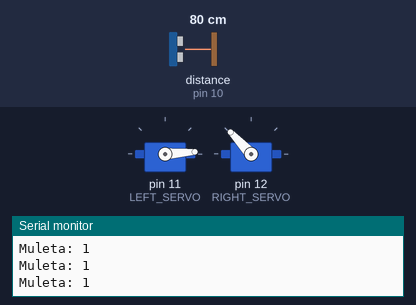
Recording of a sketch running on a simulated Arduino Uno, built with avr-gcc and run on an emulated ATmega328P. On the bench: 2 × servo, the last lines printed to the serial monitor. Wiring (inferred from the names in the program): ultrasonic range finder: trigger pin 9; echo pin 10. Inputs (shaded band) come from the test bench; at power-on: distance to the obstacle (sensor on pin 10) 80 cm. The echo pulse lasts 58.3 µs per cm.

Above: at 10.2 s.
10.3 s: distance to the obstacle (sensor on pin 10) set to 57 cm
13.3 s: distance to the obstacle (sensor on pin 10) set to 47 cm
At 15.7 s:
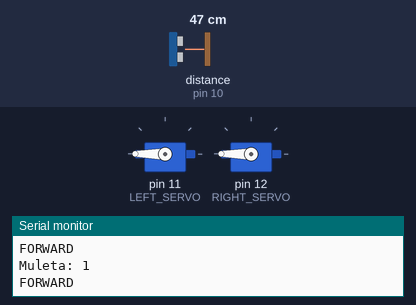
16.3 s: distance to the obstacle (sensor on pin 10) set to 60 cm
At 16.66 s:
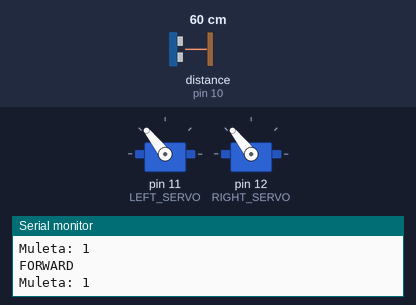
At 17.8 s:
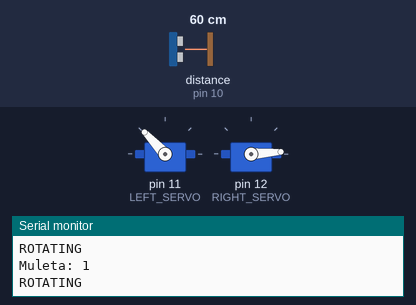
Timing chart, 0 to 19.3 s (numbered marks = the images above; inputs shaded):
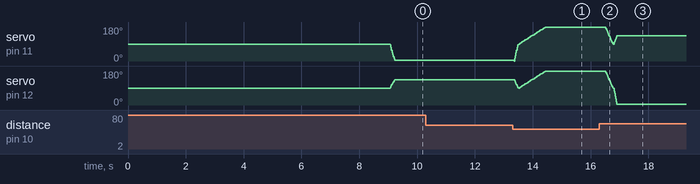

Measured:
- the behaviour switches between 52 and 51 cm on distance to the obstacle (sensor on pin 10) (found by bisection; images 0 and 1)
- after the input at 16.3 s, servo on pin 12 (RIGHT_SERVO): moves from 180° to 4° over 0.40 s, starting after 0.21 s

The sketch:

sumobot_V2_servo.ino
```cpp
//Have to use servo library for the speed controllers
#include <Servo.h>

//#define  module IO Pin
#define MOTOR_SERVO_LEFT 11;
#define MOTOR_SERVO_RIGHT 12;

//1500 is no movement in any direction. The further from 1500, the greater the speed in that direction.
double FORWARD_SPEED = 1580;
double REVERSE_SPEED = 1450;
//int ROTATE_REVERSE_SPEED = 14;
double STOP_SPEED = 1500;
double CURRENT_LSPEED = STOP_SPEED;
double CURRENT_RSPEED = STOP_SPEED;
const int trigPin = 9;
const int echoPin = 10;
const int TRIGGER_DISTANCE = 50;

///  0 = ROTATING 1 = FORWARD,    default to forward
int MOVEMENT_TYPE = 1;
// 0 = RIGHT 1 = LEFT;
int ROTATE_DIR = 1;

//MULETA (red flag), see loop()
boolean MULETA = false;

Servo LEFT_SERVO;
Servo RIGHT_SERVO;

// STOP() is required between switching from rotating and forward to bring values back to baseline 1500
// need to implement logic to stop between rotating and forward when detecting object.

void setup(){
  pinMode(trigPin, OUTPUT); // sets the trigPin as an Output
  pinMode(echoPin, INPUT); // sets the echoPin as an Input
  LEFT_SERVO.attach(11, 1450, 1550); //pin 11 one side of wheels
  RIGHT_SERVO.attach(12, 1450, 1550);   //pin 12 other side of wheels
  delay(1000);
  Serial.begin(9600);
  delay (1000);
  RIGHT_SERVO.writeMicroseconds(STOP_SPEED);
  LEFT_SERVO.writeMicroseconds(STOP_SPEED);
  delay(7000);
}

//Main operating loop.
//Since we began competition with a judges countdown, we opted to start the robot in the following way:
//start with peice of paper (muleta) in front of sensor (distance of 10), once we remove the paper (muleta = true), the robot will hit the sumo function on a loop.
void loop() {
  Serial.println("Muleta: " + String(MULETA));
  if(!MULETA){
    STOP();
    int distance = read_sensor();
    Serial.println("distance: " + distance);
    if(distance > 10){
      MULETA = true;
      Serial.println("TERMINATE");
    }
  }
  else{
    SUMO();
  }
}

//Rotates until something is within the set distance value from the sensor (50) (SEEK)
//Once distance to object is within range, it will drive forward (DESTROY)
void SUMO(){
  int distance = read_sensor();
  delay(25);

  ////  SEARCH  ////
  if(distance > TRIGGER_DISTANCE){
    if(MOVEMENT_TYPE != 0){
      STOP();
      delay(25);
      MOVEMENT_TYPE = 0;
    }
    if(ROTATE_DIR == 1){
      ROTATE_LEFT();
    }
    else{
      ROTATE_RIGHT();
    }
  }

  ////  DESTROY ////
  else if(distance <= TRIGGER_DISTANCE){
    if(MOVEMENT_TYPE != 1){
      STOP();
      delay(25);
      MOVEMENT_TYPE = 1;
    }
    FORWARD();
  }

}

void FORWARD(){
  Serial.println("FORWARD");
  while(CURRENT_LSPEED < FORWARD_SPEED){
    int distance = read_sensor();
    LEFT_SERVO.writeMicroseconds(CURRENT_LSPEED);
    RIGHT_SERVO.writeMicroseconds(CURRENT_RSPEED);
    CURRENT_LSPEED += 1;
    CURRENT_RSPEED += 1;
    if(distance > TRIGGER_DISTANCE) break;
    delay(15);
  }
}

//ATTN: MUST STOP FIRST//
void ROTATE_RIGHT(){
    Serial.println("ROTATING");
    while(CURRENT_RSPEED > REVERSE_SPEED){
    RIGHT_SERVO.writeMicroseconds(CURRENT_RSPEED);
    LEFT_SERVO.writeMicroseconds(CURRENT_LSPEED);
    CURRENT_RSPEED -= 2;
    CURRENT_LSPEED += 1;
    delay(5);
  }
}

//ATTN: MUST STOP FIRST///
void ROTATE_LEFT(){
    while(CURRENT_LSPEED > REVERSE_SPEED){
     Serial.println(CURRENT_LSPEED);
    RIGHT_SERVO.writeMicroseconds(CURRENT_RSPEED);
    LEFT_SERVO.writeMicroseconds(CURRENT_LSPEED);
    CURRENT_LSPEED -= 2;
    CURRENT_RSPEED += 1;
    delay(5);
  }
}

void STOP(){
  if(CURRENT_RSPEED > STOP_SPEED && CURRENT_LSPEED > STOP_SPEED){
    STOP_FROM_FORWARD();
  }
  else if(CURRENT_RSPEED < STOP_SPEED && CURRENT_LSPEED > STOP_SPEED){
    STOP_FROM_ROTATE_RIGHT();
  }
  else if(CURRENT_RSPEED > STOP_SPEED && CURRENT_LSPEED < STOP_SPEED){
    STOP_FROM_ROTATE_LEFT();
  }
  //initial state will flash both with 1500
  else{
    LEFT_SERVO.writeMicroseconds(CURRENT_LSPEED);
    RIGHT_SERVO.writeMicroseconds(CURRENT_RSPEED);
  }
}


void STOP_FROM_FORWARD(){
  while(CURRENT_LSPEED > STOP_SPEED && CURRENT_RSPEED > STOP_SPEED){
    LEFT_SERVO.writeMicroseconds(CURRENT_LSPEED);
    RIGHT_SERVO.writeMicroseconds(CURRENT_RSPEED);
    CURRENT_LSPEED -= 1;
    CURRENT_RSPEED -= 1;
    delay(5);
  }
}

void STOP_FROM_ROTATE_RIGHT(){
  while(CURRENT_LSPEED > STOP_SPEED){
    LEFT_SERVO.writeMicroseconds(CURRENT_LSPEED);
    RIGHT_SERVO.writeMicroseconds(CURRENT_RSPEED);
    CURRENT_LSPEED -= 1;
    CURRENT_RSPEED += 2;
    delay(5);
  }
  ROTATE_DIR = 1;
}

void STOP_FROM_ROTATE_LEFT(){
  while(CURRENT_RSPEED > STOP_SPEED){
    LEFT_SERVO.writeMicroseconds(CURRENT_LSPEED);
    RIGHT_SERVO.writeMicroseconds(CURRENT_RSPEED);
    CURRENT_RSPEED -= 1;
    CURRENT_LSPEED += 2;
    delay(5);
  }
  ROTATE_DIR = 0;
}


int read_sensor(){
  // defines arduino pins numbers
  //const int trigPin = 3;
  //const int echoPin = 4;

  // defines variables
  long duration;
  int distance;

  // Clears the trigPin
  digitalWrite(trigPin, LOW);
  delayMicroseconds(2);
  // Sets the trigPin on HIGH state for 10 micro seconds
  digitalWrite(trigPin, HIGH);
  delayMicroseconds(10);
  digitalWrite(trigPin, LOW);

  // Reads the echoPin, returns the sound wave travel time in microseconds
  duration = pulseIn(echoPin, HIGH);
  // Calculating the distance
  distance= duration*0.034/2;
  // Prints the distance on the Serial Monitor
  //Serial.print("Distance from the object = ");
  //Serial.print(distance);
  //Serial.println(" cm");
  if (distance > 100) distance = 99;
  return distance;
}
```
